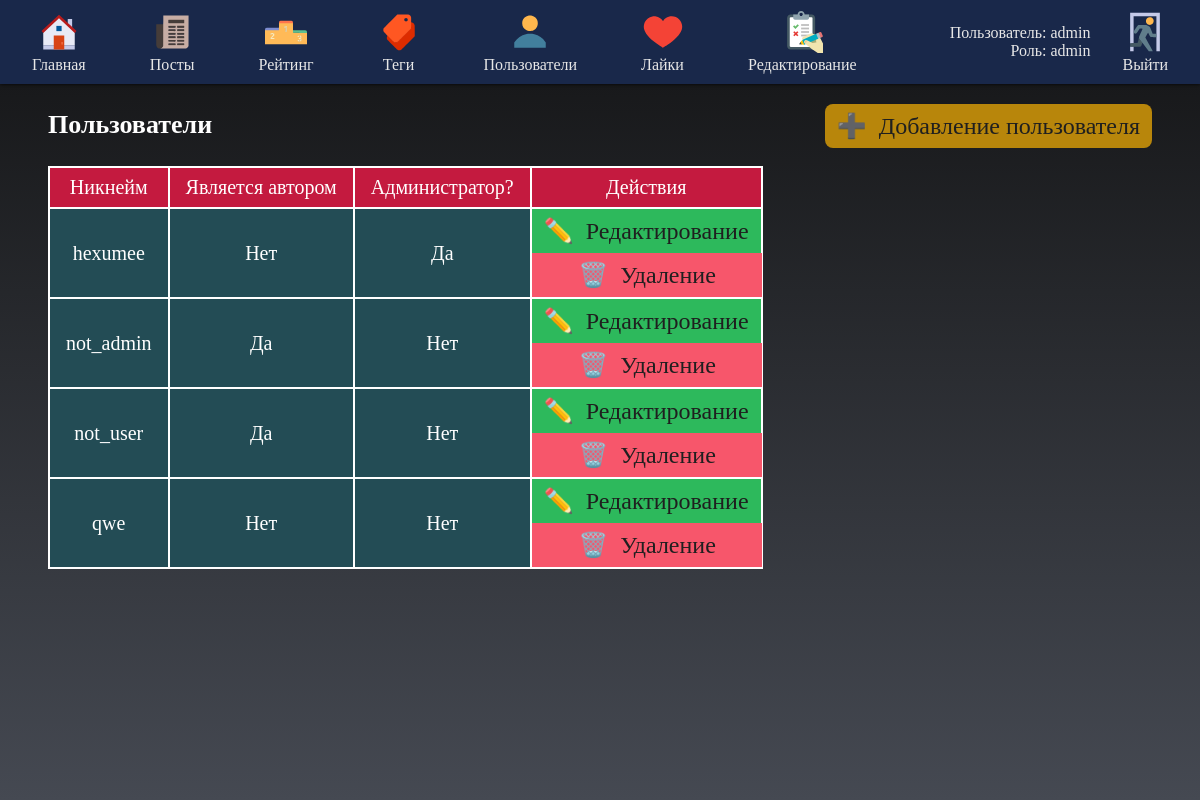
Page /users/ (signed in) on the committed database.
### lab7_django/models.py (models this page shows, shortened)
class Users(Model):
    idx = AutoField(verbose_name="Индекс", primary_key=True)
    username = TextField(verbose_name="Никнейм", unique=True)
    utype = BooleanField(verbose_name="Является автором")
    uadmin = BooleanField(verbose_name="Администратор?", default=False)
    password1 = TextField(verbose_name="Пароль")
    password2 = TextField(verbose_name="Пароль еще раз")
    class Meta:
        verbose_name = "Пользователь"
        verbose_name_plural = "Пользователи"

### lab7_django/views.py (the view)
# urls.py: path("users/", views.users, name="users"),
def users(request):
    if get_role(request.user) not in ("admin"):
        return render(request, "main/index.html", {"role": get_role(request.user)})
    users = Users.objects.all()
    return render(request, "users/users.html", {"role": get_role(request.user), "result": users})

### lab7_django/views.py (called while the page is built)
def get_role(user):
    role = "None"
    if user.is_authenticated:
        if user.groups.filter(name='admin').exists() or user.is_superuser:
            role = "admin"
        elif user.groups.filter(name='author').exists():
            role = "author"
        elif user.groups.filter(name='reader').exists():
            role = "reader"
    return role

### lab7_django/templates/users/users.html (shortened to what this page needs)
{% load static %}
<html>
    <head>
        <link href="{% static 'css/main.css' %}" rel="stylesheet">
        <link href="{% static 'css/users.css' %}" rel="stylesheet">
        <link href="{% static 'css/post_admin.css' %}" rel="stylesheet">
        <link href="{% static 'css/rating.css' %}" rel="stylesheet">
        <link href="{% static 'css/header.css' %}" rel="stylesheet">
    </head>
    <body>
        {% include 'main/header.html' %}
        <container>
            <div>
                <h3>Пользователи</h3>
                <a id="add" href="{% url 'user_create' %}">➕ &nbsp;Добавление пользователя</a>
                <table>
                    <tr>
                        <td class="heading">
                            Никнейм
                        </td>
                        <td class="heading">
                            Является автором
                        </td>
                        <td class="heading">
                            Администратор?
                        </td>
                        <td class="heading">
                            Действия
                        </td>
                    </tr>
                    {% for item in result %}
                        <tr>
                            <td class="content">
                                {{ item.username }}
                            </td>
                            <td class="content">
                                {% if item.utype %}
                                    Да
                                {% else %}
                                    Нет
                                {% endif %}
                            </td>
                            <td class="content">
                                {% if item.uadmin %}
                                    Да
                                {% else %}
                                    Нет
                                {% endif %}
                            </td>
                            <td id="actions_holder">
                                <div class="actions">
                                    <a id="edit" href="{% url 'user_update' item.idx %}">✏️ &nbsp;Редактирование</a>
                                    <a id="remove" href="{% url 'user_delete' item.idx %}">🗑️ &nbsp;Удаление</a>
                                </div>
                            </td>
                        </tr>
                    {% endfor %}
                </table>
            </div>
        </container>
    </body>
</html>

### lab7_django/templates/main/header.html (shortened to what this page needs)
{% load static %}
<header>
    <navbar>
        <a href="{% url 'index' %}">
            <div id="goHome">
                <img id="homePic" src="{% static 'images/icons/menu/home.svg' %}" alt="Домой">
                <label>Главная</label>
            </div>
        </a>
        <a href="{% url 'posts' %}">
            <div id="goPosts">
                <img id="postsPic" src="{% static 'images/icons/menu/posts.svg' %}" alt="Посты">
                <label>Посты</label>
            </div>
        </a>
        {% if role == "admin" %}
        <a href="{% url 'rating' %}">
            <div id="goRating">
                <img id="ratingPic" src="{% static 'images/icons/menu/leaderboard.svg' %}" alt="Рейтинг">
                <label>Рейтинг</label>
            </div>
        </a>
        {% endif %}
        {% if role == "admin" or role == "author" %}
        <a href="{% url 'tags' %}">
            <div id="goPostTags">
                <img id="postTagsPic" src="{% static 'images/icons/menu/tags.svg' %}" alt="Теги">
                <label>Теги</label>
            </div>
        </a>
        {% endif %}
        {% if role == "admin" %}
        <a href="{% url 'users' %}">
            <div id="goUsers">
                <img id="usersPic" src="{% static 'images/icons/menu/users.svg' %}" alt="Пользователи">
                <label>Пользователи</label>
            </div>
        </a>
        <a href="{% url 'likes' %}">
            <div id="goLikes">
                <img id="likesPic" src="{% static 'images/icons/menu/liked.svg' %}" alt="Лайки">
                <label>Лайки</label>
            </div>
        </a>
        <a href="{% url 'post_admin' %}">
            <div id="goPostAdmin">
                <img id="postAdminPic" src="{% static 'images/icons/menu/done.svg' %}" alt="ПостоАдминка">
                <label>Редактирование</label>
            </div>
        </a>
        {% endif %}
        {% if user.is_authenticated %}
        <div id="info_logout">
            <div style="display: flex; flex-direction: column; align-items: flex-end; margin-right: 32px;">
                <label>Пользователь: {{user}}</label>
                <label>Роль: {{role}}</label>
            </div>
            <a href="{% url 'logout' %}?next=/">
                <div id="goLogout">
                    <img id="logoutPic" src="{% static 'images/icons/menu/exit.svg' %}" alt="ПостоАдминка">
                    <label>Выйти</label>
                </div>
            </a>
        </div>
        {% endif %}
    </navbar>
</header>

### static/css/main.css (style rules this page uses)
container { width: 100%; display: block; position: absolute; height: auto; bottom: 0; top: 84px; left: 0; right: 0; background: linear-gradient(to top, #454952, #18191b); }
container h3 { color: white; font-family: "Nunito", serif; font-size: 26px; }
container div { padding-left: 48px; }
table { color: white; border: 2px solid white; border-collapse: collapse; }
table td { text-align: center; font-size: 20px; font-family: "Nunito", serif; border: 2px solid white; padding: 8px 16px; }
table .heading { background-color: #c41a3f; }
table .content { background-color: #234c55; }

### static/css/post_admin.css (style rules this page uses)
container { overflow: auto; padding-bottom: 32px; }
.actions { display: flex; flex-direction: column; padding: 0; align-items: start; }
#actions_holder { padding: 0; }
#add { border: 0; cursor: pointer; font-size: 24px; padding: 8px 12px; background-color: #b8860b; position: absolute; top: 20px; right: 48px; color: #1f1f1f; text-decoration: none; font-family: "Nunito", serif; border-radius: 8px; }
.actions a { border: 0; cursor: pointer; font-size: 24px; padding: 8px 12px; text-decoration: none; color: #1f1f1f; }
.actions #edit { background-color: #2db95c; }
.actions #remove { background-color: #f7566b; width: 90.3%; }

### static/css/rating.css (style rules this page uses)
.actions a { border: 0; cursor: pointer; font-size: 24px; padding: 8px 12px; text-decoration: none; color: #1f1f1f; }
#actions_holder { padding: 0; }
.actions { display: flex; flex-direction: column; padding: 0; align-items: start; }
.actions #edit { background-color: #2db95c; }
.actions #remove { background-color: #f7566b; width: 90.3%; }

### static/css/header.css (style rules this page uses)
body { margin: 0; }
header { width: 100%; height: 84px; background: #19284a; display: flex; align-items: center; position: absolute; top: 0; z-index: 2; box-shadow: 0 0 4px; }
navbar { display: flex; margin-left: 32px; }
navbar a { text-decoration: none; outline: none; }
navbar label { font-size: 16px; color: #e7e7e7; font-family: "Nunito", serif; cursor: pointer; }
navbar a+a { margin-left: 64px; }
navbar div img+label { margin-top: 3px; }
navbar div { display: flex; flex-direction: column; align-items: center; }
navbar img { width: 42px; height: 42px; }
#log_reg, #info_logout { display: flex; flex-direction: row; position: absolute; right: 32px; }

### rows in the picture
Users: username "hexumee", utype "Нет", uadmin "Да"
Users: username "not_admin", utype "Да", uadmin "Нет"
Users: username "not_user", utype "Да", uadmin "Нет"
Users: username "qwe", utype "Нет", uadmin "Нет"

### other values in the picture
{{ user }} "admin"
{{ role }} "admin"
